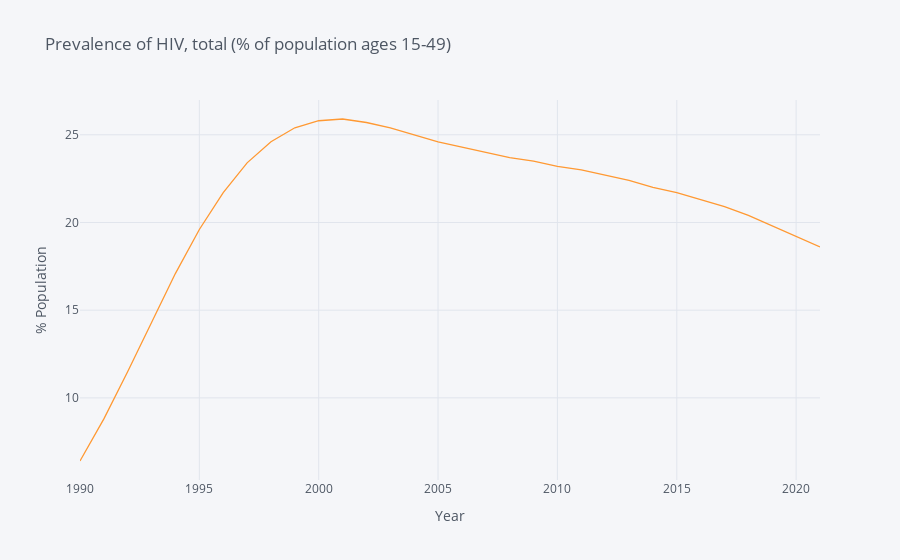

Notebook code cell kept with this figure:
### Code cell
#Prevalence of HIV, total (% of population ages 15-49) (Botswana)
hiv_prev = {"SH.DYN.AIDS.ZS" : "BWA"}
prev = wbdata.get_dataframe(hiv_prev, country = "BWA")

prev = prev.dropna().sort_index()
prev.index = prev.index.astype(int)
prev.iplot(title ="Prevalence of HIV, total (% of population ages 15-49)",xTitle='Year',yTitle='% Population')

### Figure 1 — Plotly figure (JSON) as saved in the notebook; plotly's stock layout.template omitted (floating-point values rounded to 4 significant figures)
{"data": [{"line": {"color": "rgba(255, 153, 51, 1.0)", "dash": "solid", "shape": "linear", "width": 1.3}, "mode": "lines", "name": "BWA", "text": "", "type": "scatter", "x": [1990, 1991, 1992, 1993, 1994, 1995, 1996, 1997, 1998, 1999, 2000, 2001, 2002, 2003, 2004, 2005, 2006, 2007, 2008, 2009, 2010, 2011, 2012, 2013, 2014, 2015, 2016, 2017, 2018, 2019, 2020, 2021], "y": [6.4, 8.8, 11.5, 14.3, 17.1, 19.6, 21.7, 23.4, 24.6, 25.4, 25.8, 25.9, 25.7, 25.4, 25, 24.6, 24.3, 24, 23.7, 23.5, 23.2, 23, 22.7, 22.4, 22, 21.7, 21.3, 20.9, 20.4, 19.8, 19.2, 18.6]}], "layout": {"autosize": true, "legend": {"bgcolor": "#F5F6F9", "font": {"color": "#4D5663"}}, "paper_bgcolor": "#F5F6F9", "plot_bgcolor": "#F5F6F9", "title": {"font": {"color": "#4D5663"}, "text": "Prevalence of HIV, total (% of population ages 15-49)"}, "xaxis": {"autorange": true, "gridcolor": "#E1E5ED", "range": [1990, 2021], "showgrid": true, "tickfont": {"color": "#4D5663"}, "title": {"font": {"color": "#4D5663"}, "text": "Year"}, "type": "linear", "zerolinecolor": "#E1E5ED"}, "yaxis": {"autorange": true, "gridcolor": "#E1E5ED", "range": [5.317, 26.98], "showgrid": true, "tickfont": {"color": "#4D5663"}, "title": {"font": {"color": "#4D5663"}, "text": "% Population"}, "type": "linear", "zerolinecolor": "#E1E5ED"}}}
